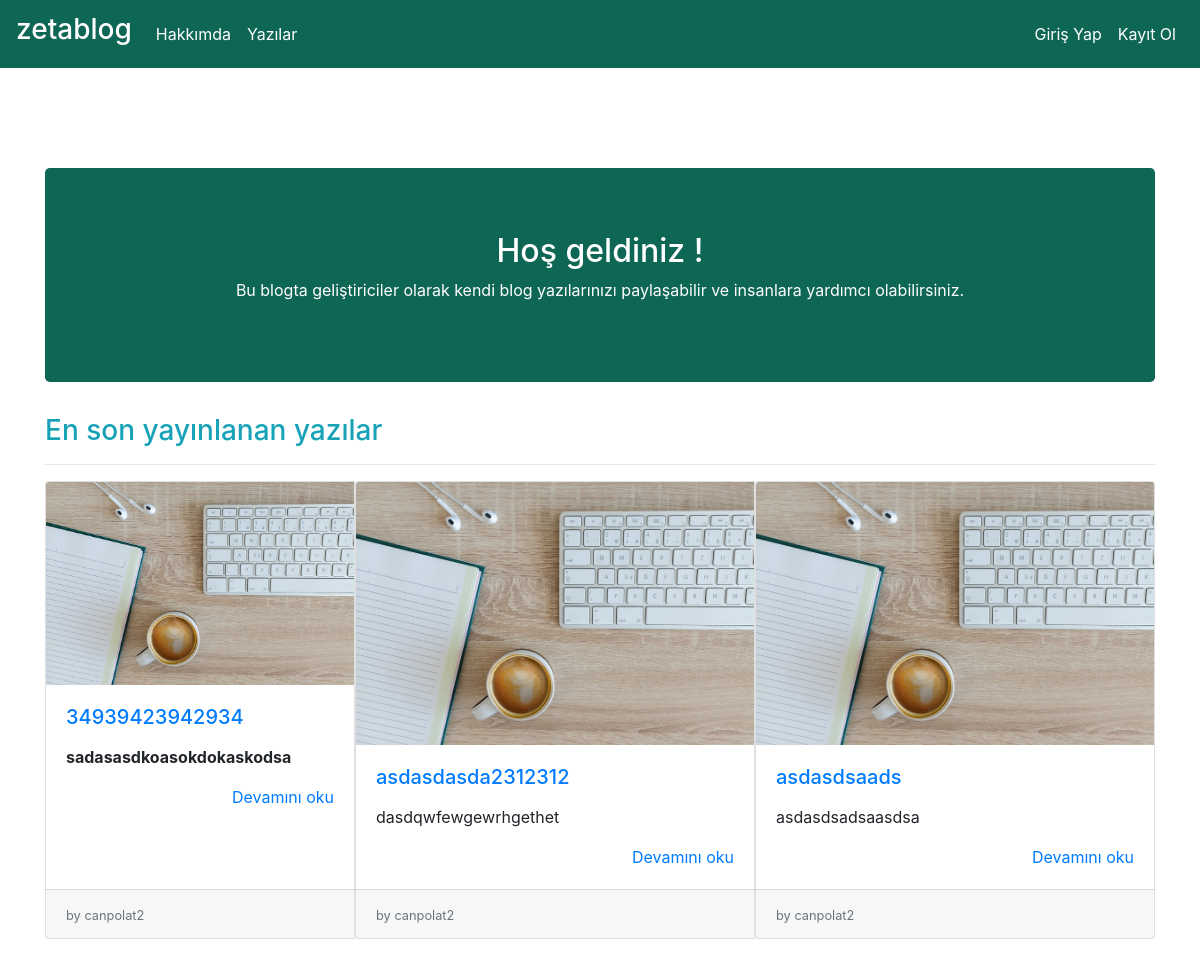
The page / on the database its author committed.
### article/models.py (models this page shows, shortened)
class Article(models.Model):
    author=models.ForeignKey("auth.User",on_delete=models.CASCADE,verbose_name="Yazar")
    title=models.CharField(max_length=50,verbose_name="Topic")
    content = RichTextField()
    created_date=models.DateTimeField(auto_now_add=True,verbose_name="Oluşturulma Tarihi")
    article_image=models.FileField(blank=True,null=True,verbose_name="Yazıya Fotoğraf Ekleyin")
    class Meta:
        ordering = ['-created_date']

### article/views.py (the view)
# urls.py: path('',views.index,name="index"),
def index(request):
    articles=Article.objects.filter().order_by('-created_date')[0:3]
    return render(request,"index.html",{"articles":articles})

### templates/index.html (shortened to what this page needs)
{% extends "layout.html" %}
{% block body %}
<div class="jumbotron text-center " style="background-color: #0E6655;" >
    <h2 class="text-white">Hoş geldiniz !</h2>
    <p class="text-white">Bu blogta geliştiriciler olarak kendi blog yazılarınızı paylaşabilir ve insanlara yardımcı olabilirsiniz.</p>
    </div>
            <h3 class="text-info">En son yayınlanan yazılar</h3>
            <hr>
{% for article in articles %}
<div class="card-group">
    <div class="card" style="width:25rem;">
    {% if article.article_image %}
        <a href="{% url 'article:detail' article.id %}"><img class="card-img-top img-fluid" src="{{article.article_image.url}}" alt=""></a>
    {% else %}
        <a href="{% url 'article:detail' article.id %}"><img class="card-img-top img-fluid" src="/media/wblog2.jpg" alt=""></a>
    {% endif %}
    <div class="card-body">
    <a href="{% url 'article:detail' article.id %}"><h5 class="card-title">{{article.title}}</h5></a>
    <p class="card-text">{{article.content|safe|truncatewords:20}}</p>
    <a style="float:right;" href="{% url 'article:detail' article.id %}">Devamını oku</a>
    </div>
    <div class="card-footer">
        <small class="text-muted">by {{article.author}}</small>
    </div>
</div>
{% endfor %}
{% endblock body %}

### rows shown on the page
Article: title "34939423942934", content "sadasasdkoasokdokaskodsa", author "canpolat2"
Article: title "asdasdasda2312312", content "dasdqwfewgewrhgethet", author "canpolat2"
Article: title "asdasdsaads", content "asdasdsadsaasdsa", author "canpolat2"
